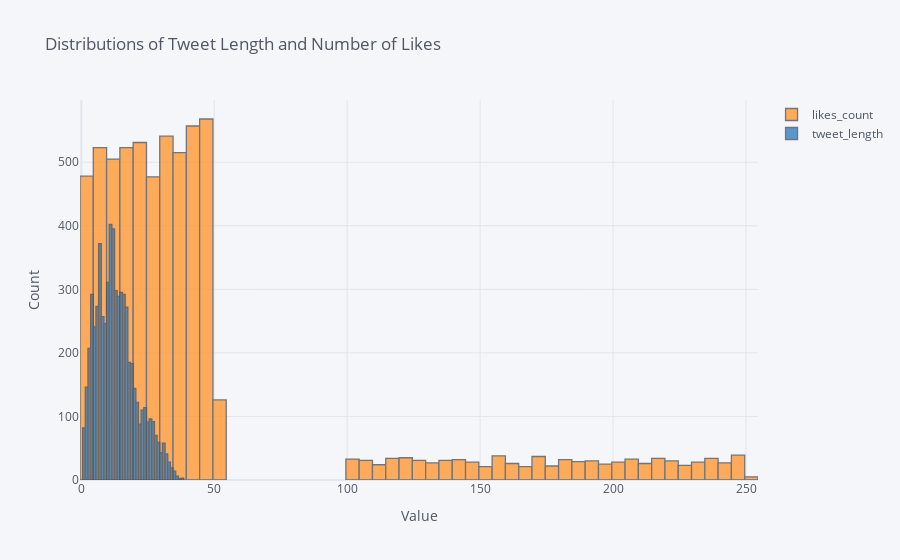

Write notebook code for a chart like this one.
### Markdown cell above
### Distributions of both of the right skewed features for tweet length and number of likes

### Code cell
tweets_df[['likes_count', 'tweet_length']].iplot(kind='hist', xTitle='Value', yTitle='Count',
    title='Distributions of Tweet Length and Number of Likes')

### Figure 1 — Plotly figure (JSON) as saved in the notebook; plotly's stock layout.template omitted (floating-point values rounded to 4 significant figures; data arrays with more than 128 entries replaced by an {"elided": "..."} marker saying what was removed)
{"data": [{"histfunc": "count", "histnorm": "", "marker": {"color": "rgba(255, 153, 51, 1.0)", "line": {"color": "#4D5663", "width": 1.3}}, "name": "likes_count", "opacity": 0.8, "orientation": "v", "type": "histogram", "x": {"elided": "6238 int values"}}, {"histfunc": "count", "histnorm": "", "marker": {"color": "rgba(55, 128, 191, 1.0)", "line": {"color": "#4D5663", "width": 1.3}}, "name": "tweet_length", "opacity": 0.8, "orientation": "v", "type": "histogram", "x": {"elided": "6238 int values"}}], "layout": {"barmode": "overlay", "legend": {"bgcolor": "#F5F6F9", "font": {"color": "#4D5663"}}, "paper_bgcolor": "#F5F6F9", "plot_bgcolor": "#F5F6F9", "title": {"font": {"color": "#4D5663"}, "text": "Distributions of Tweet Length and Number of Likes"}, "xaxis": {"gridcolor": "#E1E5ED", "showgrid": true, "tickfont": {"color": "#4D5663"}, "title": {"font": {"color": "#4D5663"}, "text": "Value"}, "zerolinecolor": "#E1E5ED"}, "yaxis": {"gridcolor": "#E1E5ED", "showgrid": true, "tickfont": {"color": "#4D5663"}, "title": {"font": {"color": "#4D5663"}, "text": "Count"}, "zerolinecolor": "#E1E5ED"}}}
